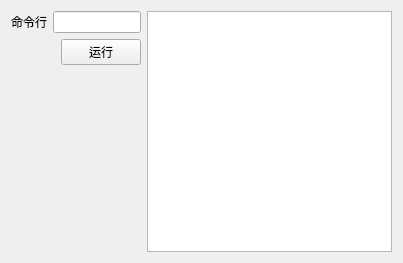
<?xml version="1.0" encoding="UTF-8"?>
<ui version="4.0">
 <class>Widget</class>
 <widget class="QWidget" name="Widget">
  <property name="geometry">
   <rect>
    <x>0</x>
    <y>0</y>
    <width>403</width>
    <height>263</height>
   </rect>
  </property>
  <property name="windowTitle">
   <string>Widget</string>
  </property>
  <layout class="QGridLayout" name="gridLayout">
   <item row="1" column="2">
    <widget class="QPushButton" name="pushButton">
     <property name="text">
      <string>运行</string>
     </property>
    </widget>
   </item>
   <item row="0" column="3" rowspan="4">
    <widget class="QTextBrowser" name="textBrowser"/>
   </item>
   <item row="0" column="0" colspan="3">
    <layout class="QHBoxLayout" name="horizontalLayout" stretch="1,6">
     <item>
      <widget class="QLabel" name="label_cmnd">
       <property name="text">
        <string>命令行</string>
       </property>
      </widget>
     </item>
     <item>
      <widget class="QLineEdit" name="lineEdit_cmnd"/>
     </item>
    </layout>
   </item>
   <item row="2" column="2">
    <spacer name="verticalSpacer_2">
     <property name="orientation">
      <enum>Qt::Vertical</enum>
     </property>
     <property name="sizeHint" stdset="0">
      <size>
       <width>20</width>
       <height>40</height>
      </size>
     </property>
    </spacer>
   </item>
   <item row="1" column="0" rowspan="2">
    <spacer name="verticalSpacer">
     <property name="orientation">
      <enum>Qt::Vertical</enum>
     </property>
     <property name="sizeHint" stdset="0">
      <size>
       <width>20</width>
       <height>216</height>
      </size>
     </property>
    </spacer>
   </item>
  </layout>
  <zorder>label_cmnd</zorder>
  <zorder>lineEdit_cmnd</zorder>
  <zorder>textBrowser</zorder>
  <zorder>verticalSpacer</zorder>
  <zorder>pushButton</zorder>
  <zorder>verticalSpacer_2</zorder>
 </widget>
 <layoutdefault spacing="6" margin="11"/>
 <resources/>
 <connections/>
</ui>
